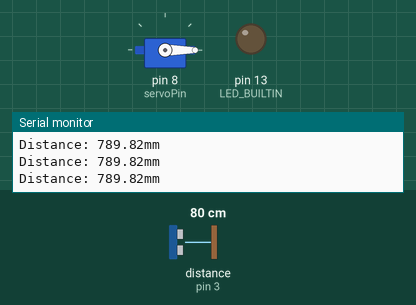
Simulated run of this sketch. Board: Arduino Uno, built with avr-gcc and run on an emulated ATmega328P. On the bench: servo, output pins drawn as LEDs (lit = HIGH), the last lines printed to the serial monitor. Wiring (inferred from the names in the program): ultrasonic range finder: trigger pin 2; echo pin 3. The test bench sets the inputs (shaded band); at power-on: distance to the obstacle (sensor on pin 3) 80 cm. The echo pulse lasts 58.3 µs per cm; pins used as bus, display or sensor lines are not drawn.

Above: at 1.2 s.
1.3 s: distance to the obstacle (sensor on pin 3) set to 22 cm
2.8 s: distance to the obstacle (sensor on pin 3) set to 19 cm
At 3.8 s:
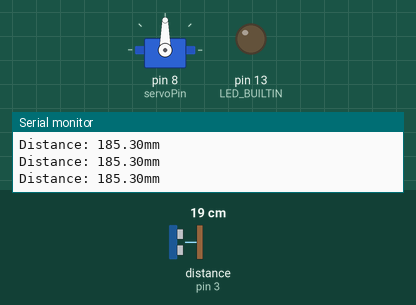
4.3 s: distance to the obstacle (sensor on pin 3) set to 12 cm
7.3 s: distance to the obstacle (sensor on pin 3) set to 9 cm
At 8.1 s:
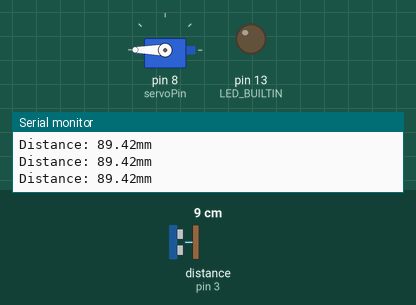
8.9 s: distance to the obstacle (sensor on pin 3) set to 35 cm
At 10.1 s:
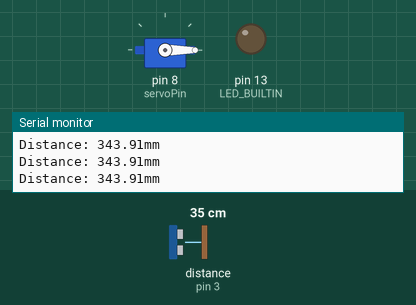
10.4 s: distance to the obstacle (sensor on pin 3) set to 2 cm
At 11.8 s:
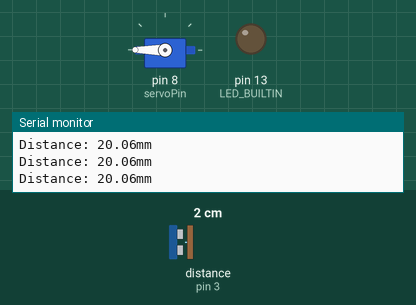
Timing chart, 0 to 12.9 s (numbered marks = the images above; inputs shaded):
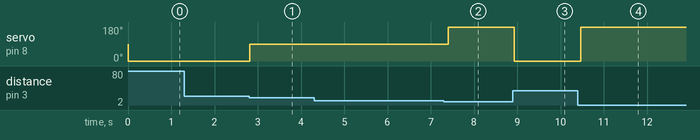

Measured:
- the behaviour switches between 21 and 20 cm on distance to the obstacle (sensor on pin 3) (found by bisection; images 0 and 1)
- the behaviour switches between 11 and 10 cm on distance to the obstacle (sensor on pin 3) (found by bisection; images 1 and 2)
- after the input at 2.8 s, servo on pin 8 (servoPin): 0° → 90° at once
- after the input at 7.3 s, servo on pin 8 (servoPin): 90° → 180° after 0.10 s
- after the input at 8.9 s, servo on pin 8 (servoPin): 180° → 0° at once
- after the input at 10.4 s, servo on pin 8 (servoPin): 0° → 180° after 0.07 s

The sketch:

Servo-Sonar.ino
```cpp
#include <Arduino.h>
#include <Servo.h>

#define trigPin 2
#define echoPin 3

#define servoPin 8

Servo servo;

void setup() {
  Serial.begin(9600);
  pinMode(LED_BUILTIN, OUTPUT);
  pinMode(echoPin, INPUT);
  pinMode(trigPin, OUTPUT);
  servo.attach(servoPin);
}

void loop() {
  double Distance = 0;

  Distance = getDistance();
  Serial.print("Distance: ");
  Serial.print(Distance);
  Serial.println("mm");

  if (Distance < 100) {
    servo.write(calcRotate(135)); // Stop
  } else if (Distance > 200) {
    servo.write(calcRotate(-135)); // Stop
  } else {
    servo.write(calcRotate(0));
  }
  delay(100);
}

int calcRotate(int degree) {
  return 2 * degree / 3 + 90;
}

double getDistance() {
  double Duration = 0;
  double Distance = 0;

  digitalWrite(trigPin, LOW);
  delayMicroseconds(2);
  digitalWrite(trigPin, HIGH);
  delayMicroseconds(10);
  digitalWrite(trigPin, LOW);
  Duration = pulseIn(echoPin, HIGH);
  if (Duration > 0) {
    Duration = Duration / 2;
    Distance = Duration * 340 * 100 * 10 / 1000000;
  }

  return Distance;
}
```
